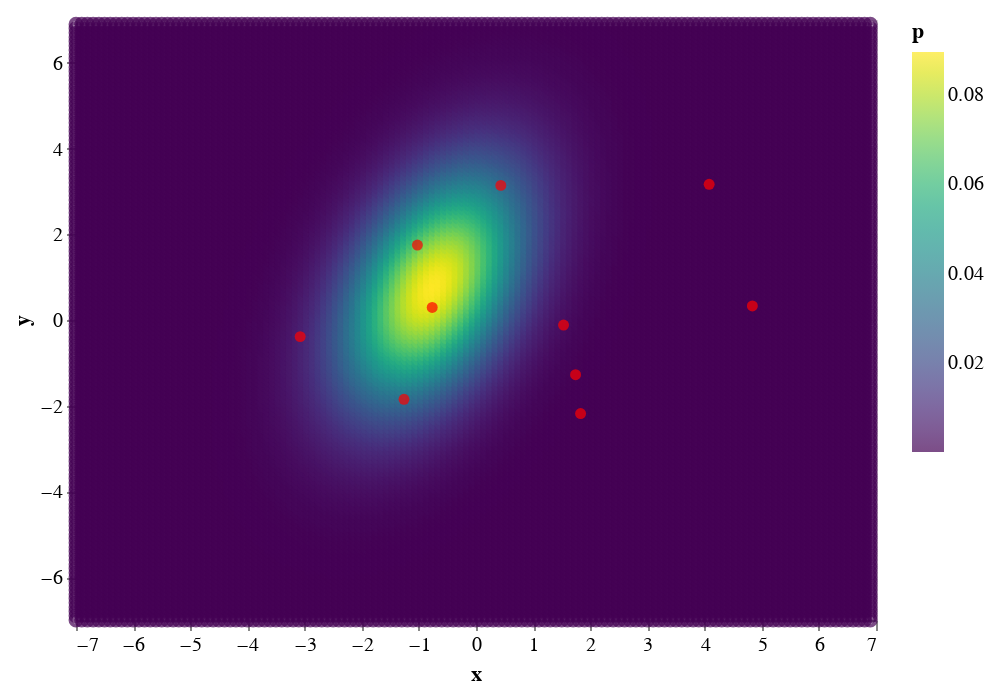

Here is the notebook cell this chart was saved with:
### Code cell
gauss_chart + get_particles_chart(X_init.cpu().numpy())

### Figure 1 — Vega-Lite specification as saved in the notebook (floating-point values rounded to 4 significant figures; data arrays with more than 128 entries replaced by an {"elided": "..."} marker saying what was removed)
{"config": {"view": {"continuousWidth": 400, "continuousHeight": 300}}, "layer": [{"data": {"name": "data-81f80c8fa56db784867039350d73fcb0"}, "mark": "point", "encoding": {"color": {"field": "p", "scale": {"scheme": "viridis"}, "type": "quantitative"}, "tooltip": [{"field": "x", "type": "quantitative"}, {"field": "y", "type": "quantitative"}, {"field": "p", "type": "quantitative"}], "x": {"field": "x", "type": "quantitative"}, "y": {"field": "y", "type": "quantitative"}}}, {"data": {"name": "data-337708ce54764358cb7b1fc57e3ac805"}, "mark": {"type": "circle", "color": "red"}, "encoding": {"x": {"field": "x", "type": "quantitative"}, "y": {"field": "y", "type": "quantitative"}}}], "$schema": "https://vega.github.io/schema/vega-lite/v4.17.0.json", "datasets": {"data-81f80c8fa56db784867039350d73fcb0": {"elided": "19600 records"}, "data-337708ce54764358cb7b1fc57e3ac805": [{"x": -1.26, "y": -1.851}, {"x": 1.532, "y": -0.1176}, {"x": 4.836, "y": 0.3269}, {"x": 1.742, "y": -1.277}, {"x": -0.7664, "y": 0.2928}, {"x": 0.4344, "y": 3.141}, {"x": -1.025, "y": 1.75}, {"x": 4.08, "y": 3.167}, {"x": -3.077, "y": -0.3875}, {"x": 1.83, "y": -2.182}]}}
